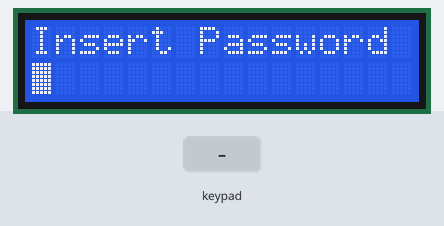
Bench run of a sketch on a simulated Arduino Uno, built with avr-gcc and run on an emulated ATmega328P. Shown: 16×2 character LCD. Inputs (shaded band) come from the test bench. What the sketch prints to the serial monitor is not drawn.

Above: at 4.2 s.
4.3 s: keypad keys 1 3 1 0 9 8 # pressed 0.4 s apart
At 7.3 s:
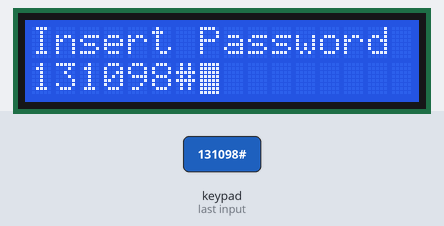
8.6 s: key 'A' pressed
At 8.9 s:
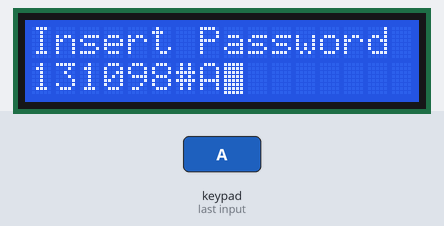
10.1 s: key 'B' pressed
At 11.3 s:
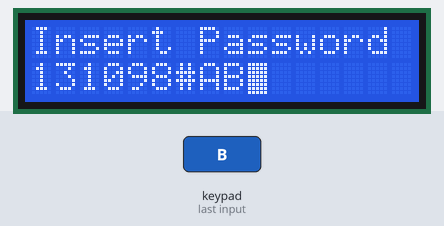
11.6 s: keypad keys 1 3 1 0 9 8 D pressed 0.4 s apart
At 15.3 s:
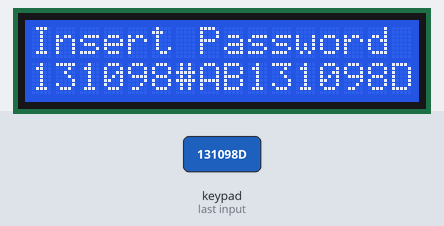
15.9 s: keypad keys 7 6 1 0 * pressed 0.4 s apart
At 18.0 s:
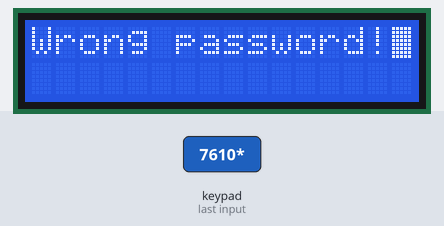
19.4 s: key 'C' pressed
At 22.8 s:
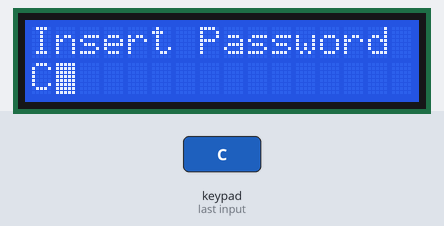
Timing chart, 0 to 23.4 s (numbered marks = the images above; inputs shaded):
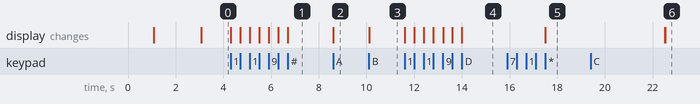

Measured:
- after the input at 4.3 s, the display: first changes at once (image 1 shows a later state)
- after the input at 8.6 s, the display: changes at once (image 2)
- after the input at 10.1 s, the display: changes at once (image 3)
- after the input at 11.6 s, the display: first changes at once (image 4 shows a later state)
- after the input at 15.9 s, the display: changes after 1.6 s (image 5)
- after the input at 19.4 s, the display: first differs from a run without the input after 3.1 s (image 6)

The sketch:

project.ino
```cpp
 /*
 * Original sourse: https://playground.arduino.cc/Code/Keypad
 * This is the Arduino code for 4x4 keypad.
 * watch the video for details and demo http://youtu.be/qIDzzG2LUtg
 *  *
 * Written by Ahmad Nejrabi for Robojax Video channel www.Robojax.com
 * Date: Dec 18, 2017, in Ajax, Ontario, Canada
 * Permission granted to share this code given that this
 * note is kept with the code.
 * Disclaimer: this code is "AS IS" and for educational purpose only.
 * this code has been downloaded from http://robojax.com/learn/arduino/
 *
 */
/* @file HelloKeypad.pde
|| @version 1.0
|| @author Alexander Brevig
|| @contact alexanderbrevig@gmail.com
||
|| @description
|| | Demonstrates the simplest use of the matrix Keypad library.
|| #
*/
#include <Keypad.h>
#include <LiquidCrystal.h>

// initialize the library with the numbers of the interface pins
LiquidCrystal lcd(12, 11, 5, 4, 3, 2);

String input = "";
String password = "12";
boolean authorized = false;
const byte ROWS = 4; //four rows
const byte COLS = 4; //three columns
char keys[ROWS][COLS] = {
  {'1','2','3','A'},
  {'4','5','6','B'},
  {'7','8','9','C'},
  {'*','0','#','D'}
};


byte rowPins[ROWS] = {13, 10, 9, 8}; //connect to the row pinouts of the keypad
byte colPins[COLS] = {7,6,1,0}; //connect to the column pinouts of the keypad

Keypad keypad = Keypad( makeKeymap(keys), rowPins, colPins, ROWS, COLS );


void authorize(){
   lcd.clear();
   lcd.setCursor(0,0);
   lcd.print("Authorized!");
   delay(5000);
   reset();
}

void reset(){
  lcd.clear();
  input = "";
  authorized = false;
   lcd.clear();
   lcd.setCursor(0,0);
   lcd.print("Insert Password");
   lcd.setCursor(0,1);
   lcd.blink();
}

void backspace(){

}


void enter(){
  if(input == password){
    authorize();
    }else{
      lcd.clear();
      lcd.setCursor(0,0);
      lcd.print("Wrong password!");
      delay(5000);
      reset();
      }
 }


void setup(){
  Serial.begin(9600);
   lcd.begin(16, 2);
   lcd.print("Comp Org Project");
   delay(1000);
   lcd.clear();
   lcd.setCursor(0,0);
   lcd.print("By Alex, Nico");
   lcd.setCursor(0,1);
   lcd.print("and Pedro");
   delay(2000);
    reset();
}


void loop(){
  char key = keypad.getKey();
  /*
    // just print the pressed key
      if (key =='A'){
    Serial.println("Change Password");
  }

    if (key =='#'){
    Serial.println("Backspace");
  }


    if (key =='D'){
    Serial.println("Delete");
  }
  */
   if (key){
    if(key == '*'){
      enter();
    }else{
          Serial.println(key);
    input.concat(key);
    lcd.print(key);
      }


  }

  // this checkes if 4 is pressed, then do something. Here  we print the text but you can control something.

}
```
